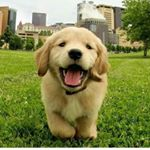
#> input picture Task-2/dog.jpg, 150 x 150 px
$ jupyter execute Copy_of_Image_to_pencil_sketch_with_python.ipynb
#> lines starting #> are read from the running program, lines starting #| are printed output that depends on the picture
[cell 1]
#importing the library
from google.colab.patches import cv2_imshow
import cv2

[cell 2]
#loading the respective image
image = cv2.imread("dog.jpg")
#> image is the input picture: shape (150, 150, 3); mean B, G, R 75.5, 134.4, 130.1
cv2_imshow(image)

[cell 3]
#conversion to gray scale image
image_gray = cv2.cvtColor(image, cv2.COLOR_BGR2GRAY)
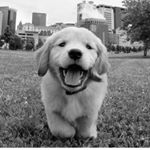
#> image_gray: shape (150, 150); min 0, max 255, mean 126.4
cv2_imshow(image_gray)

[cell 4]
#inverting the grayscale image or transforming into negative using bitwise_not operator
image_invert = cv2.bitwise_not(image_gray)
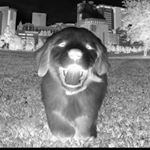
#> image_invert: shape (150, 150); min 0, max 255, mean 128.6
cv2_imshow(image_invert)

[cell 5]
#blurring the image using gaussian function
blurred = cv2.GaussianBlur(image_invert, (21, 21), 0)
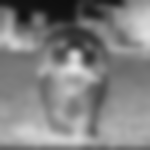
#> blurred: shape (150, 150); min 14, max 230, mean 129

[cell 6]
#inverting the blurred image
blurred_invert = 255-blurred
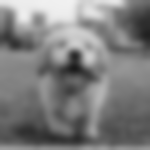
#> blurred_invert: shape (150, 150); min 25, max 241, mean 126

[cell 7]
#final sketch
final_sketch = cv2.divide(image_gray, blurred_invert, scale=256.0)
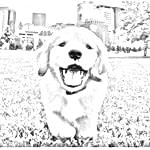
#> final_sketch: shape (150, 150); min 0, max 255, mean 230.1
cv2_imshow(final_sketch)

$ run again, with Task-2/4.PNG saved as Task-2/dog.jpg
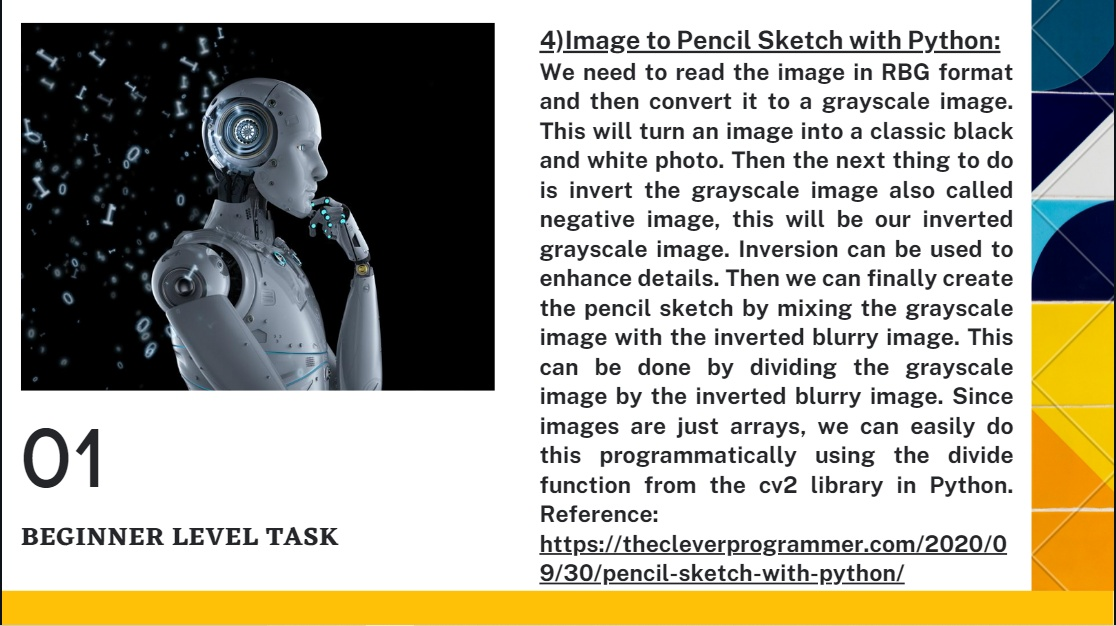
#> input picture Task-2/4.PNG, 1116 x 626 px
#> image is the input picture: shape (626, 1116, 3); mean B, G, R 155.2, 168.7, 172.2
#> `blurred = cv2.GaussianBlur(image_invert, (21, 21), 0)`:
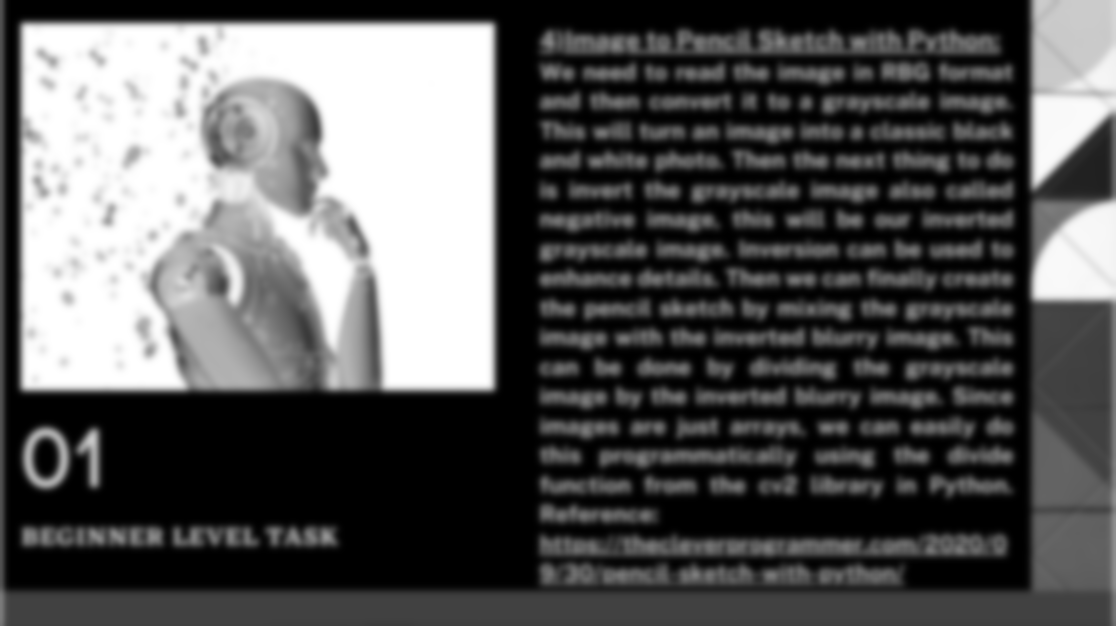
#> blurred: shape (626, 1116); min 0, max 255, mean 86.7
#> `final_sketch = cv2.divide(image_gray, blurred_invert, scale=256.0)`:
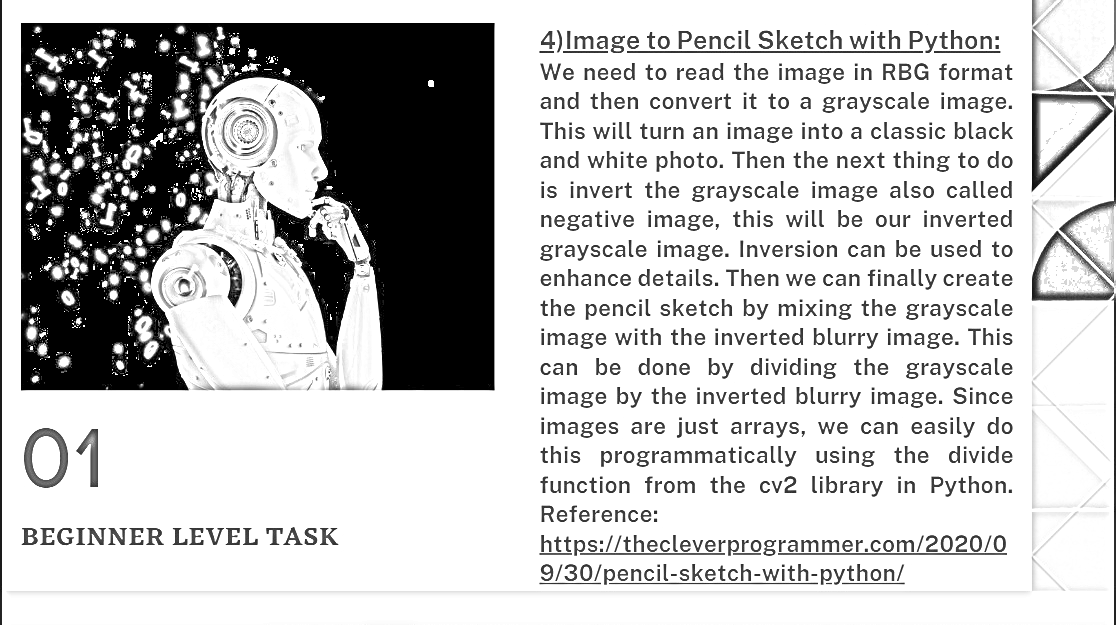
#> final_sketch: shape (626, 1116); min 0, max 255, mean 196.8
